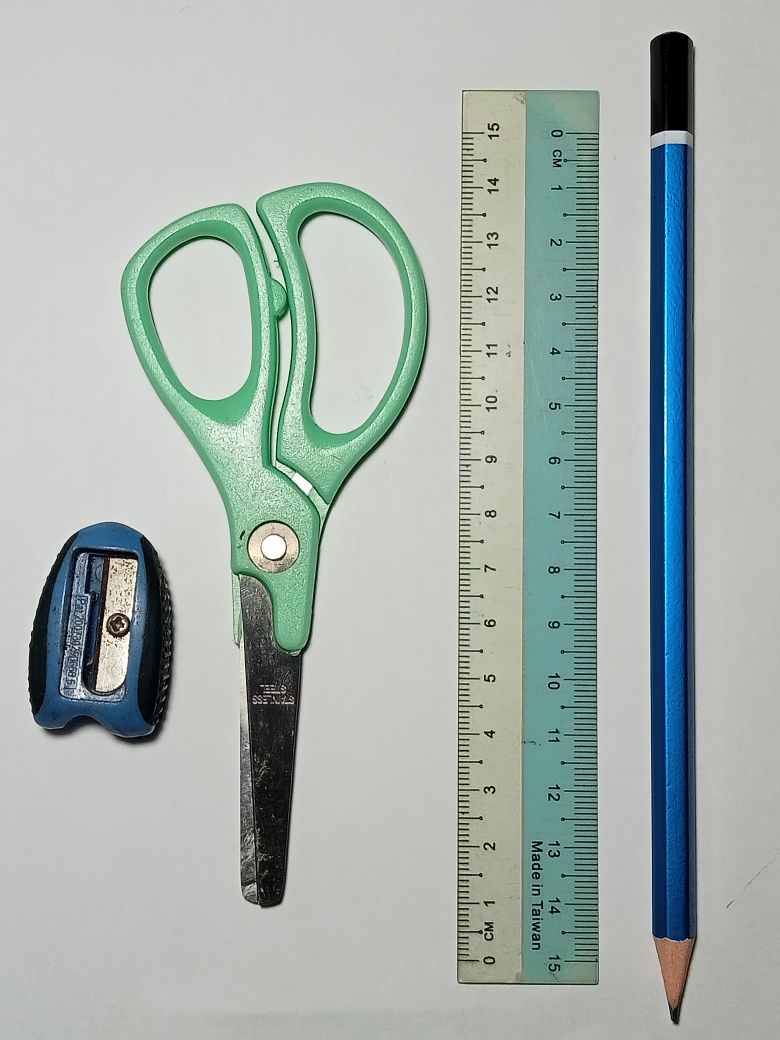
#> input picture objectdetection/stationery.jpg, 3120 x 4160 px, found by its file name (shown at 1/4 size)
$ jupyter execute GROUP4_PROJECTCVS_2021.ipynb   (shell and % lines are left out)
#> lines starting #> are read from the running program, lines starting #| are printed output that depends on the picture; after the words box and inside, x2 and y2 are one past the last pixel; in counts of white or black regions, pixels touching at a corner belong together
# Introduction

The evolution of camera technology has no boundaries. The fact that smartphones and laptop has camera makes it easier to share anything across the internet and the whole world. Almost everything could be link to camera. Few years back, Google has established Google Lens. This is one among many developments in computer vision. Computer vision could enhance the available technology to another level. From security to medical equipments and smart cars, there would always be opportunities for this technology. Machine learning, artificial intelligence and augmented reality these are all possible with computer vision system. Language learning and the development of modules and library are the factors that help the system to be more than just detecting objects.

Object detection is one of the techniques that allows a system to identify or locate objects in a given images or real - time data through webcam or camera. With these abilities, the distance, shape, size, colour or even object tracking are possible. The system is able to label objects and simultaneously classify several objects at once. The images will be classify through data classes that had been trained. After years, more and more better algorithms have been develop.

Deep learning in computer vision technology has several algorithms such as You Only Look Once (YOLO), Single Shot Detector (SSD) and other neural networks system. These systems require a lot of data for training and its accuracy would depend on this training. In this project, image processing is applied to the input image and object detection is made through template matching. Template matching uses template image to detect the object by finding its location in a larger image. There are several type of modes for template matching. Method of comparison used in this project is TM_CCOEFF.

**Objective**

1.   To detect a scissor among a set of stationery using template matching.
2.   To extract the object feature (edges and shape).
3.   To identify the limitation of the system.

**Motivation**

In computer vision system, object detection is a common and well - known technology. With this in mind, this project is develop in order to observe and understand the basic of object detection. From this small step, we hope to develop more knowledge in this field. To discover possibilities and limitations of a system. Every single object has a distinct feature and this is how by training data, the system could characterize object in real - time data, images or videos.

# Methodology and Results

**Block Diagram**

**Flowchart**

# Data Acquisition

The data acquired is a scissor. Using this command, it will locate the scissor in an image of stationeries.

**Image Files**

Images are uploaded to colab files. The template for scissor image named as **scistemp** and the input image is named as **stationery**. The codes mainly used OpenCV library functions, and result images are displayed using plt command.

# Pre - processing

Before applying any filters, pre - processing is really important where we import libraries or upgrade module and read the data to store them in variables also to make enhancement. Upgrading module helps in importing more functions from the library.

[cell 1]
import cv2
import numpy as np
from matplotlib import pyplot as plt

[cell 2]
img = cv2.imread('/content/stationery.jpg')
#> img is the input picture: shape (4160, 3120, 3); mean B, G, R 172.4, 177.2, 166.5
template = cv2.imread('/content/scistemp.jpg')
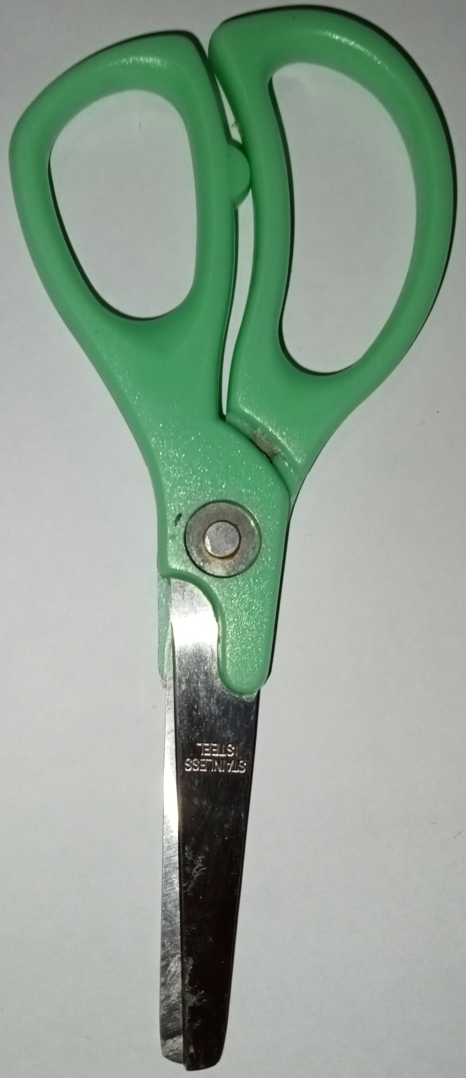
#> input picture objectdetection/scistemp.jpg, 1396 x 3233 px, found by its file name (shown at 1/3 size)
#> template is the input picture: shape (3233, 1396, 3); mean B, G, R 149, 162.9, 145.4

gimg = cv2.cvtColor(img, cv2.COLOR_BGR2GRAY)
gtemplate = cv2.cvtColor(template, cv2.COLOR_BGR2GRAY)

w, h = gtemplate.shape[::-1]
#> w = 1396; h = 3233
print("Shape: ", gtemplate.shape)
#| Shape:  (3233, 1396)

fig, (ax0, ax1) = plt.subplots(ncols=2, figsize=(5, 5))

ax0.imshow(gtemplate, cmap='gray')
ax0.set_title("Template (Scissor)")
ax0.axis('off')
ax1.imshow(gimg, cmap='gray')
ax1.set_title("Stationery")
ax1.axis('off')

Here, `img` and `template` variables store the stationery and template image in grayscale. From the `shape` command, it returns 2 values. So, it is represent in 2D Grayscale.

[cell 3]
from skimage import exposure
f, axes = plt.subplots(1, 4, figsize=(15, 10))

#title
axes[0].set_title('Image')
axes[1].set_title('Histrogram')
axes[2].set_title('Histrogram equalization')
axes[3].set_title('Equalized image')

axes[0].imshow(gimg, cmap='gray')

img_hist, bins = exposure.histogram(gimg)
#> img_hist = 256 values, max 374362 at index 206, min 37 at index 255, mean 50700; bins = 256 values from 0 to 255
axes[1].plot(bins, img_hist / img_hist.max())

histeq_sc = exposure.equalize_hist(gimg)
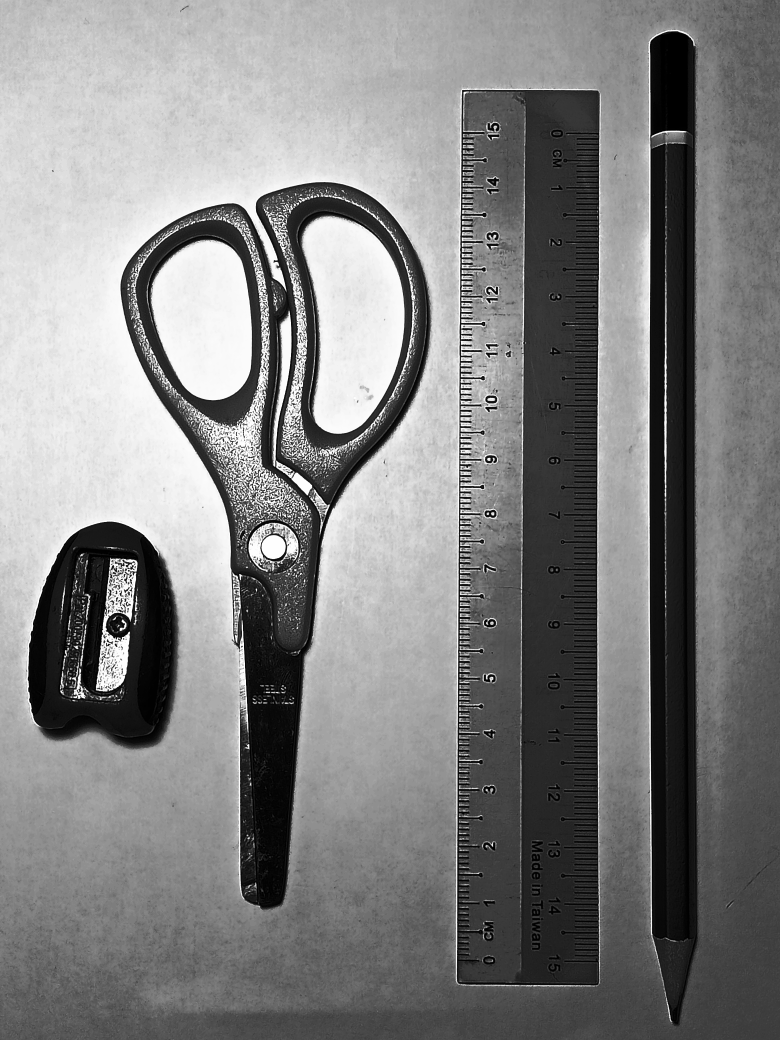
#> histeq_sc: shape (4160, 3120) float64 (shown at 1/4 size); min 0.0024, max 1, mean 0.508
axes[2].imshow(histeq_sc, cmap='gray')

#Show histrogram distribution for equalize image
eq_img_hist, eq_bins = exposure.histogram(histeq_sc)
#> eq_img_hist = 256 values, max 374362 at index 210, min 0 at index 66, mean 50700; eq_bins = 256 values from 0.00435 to 0.998
axes[3].plot(eq_bins, eq_img_hist / eq_img_hist.max())

#Run show
plt.show()
#> figure, not shown here; panel 2: curve peaks at x = 206, y = 1; panel 4: curve peaks at x = 0.823, y = 1

# Image Processing

Now that the image is already enhanced, the next step is to apply image processing techniques. Color filter plays an important role in object detection.

[cell 4]
from skimage.color import rgb2hsv, hsv2rgb, gray2rgb

rgb_img = img
hsv_img = rgb2hsv(rgb_img)
#> hsv_img: shape (4160, 3120, 3) float64; mean of channels 0, 1, 2 0.393, 0.129, 0.706
hue_img = hsv_img[:, :, 1]
value_img = hsv_img[:, :, 2]

fig, (ax1, ax2) = plt.subplots(ncols=2, figsize=(10, 10))

ax1.imshow(hue_img, cmap='hsv')
ax1.set_title("Hue channel")
ax1.axis('off')
ax2.imshow(value_img)
ax2.set_title("Value channel")
ax2.axis('off')

fig.tight_layout()

[cell 5]
hue_threshold = 0.04
binary_img = hue_img > hue_threshold
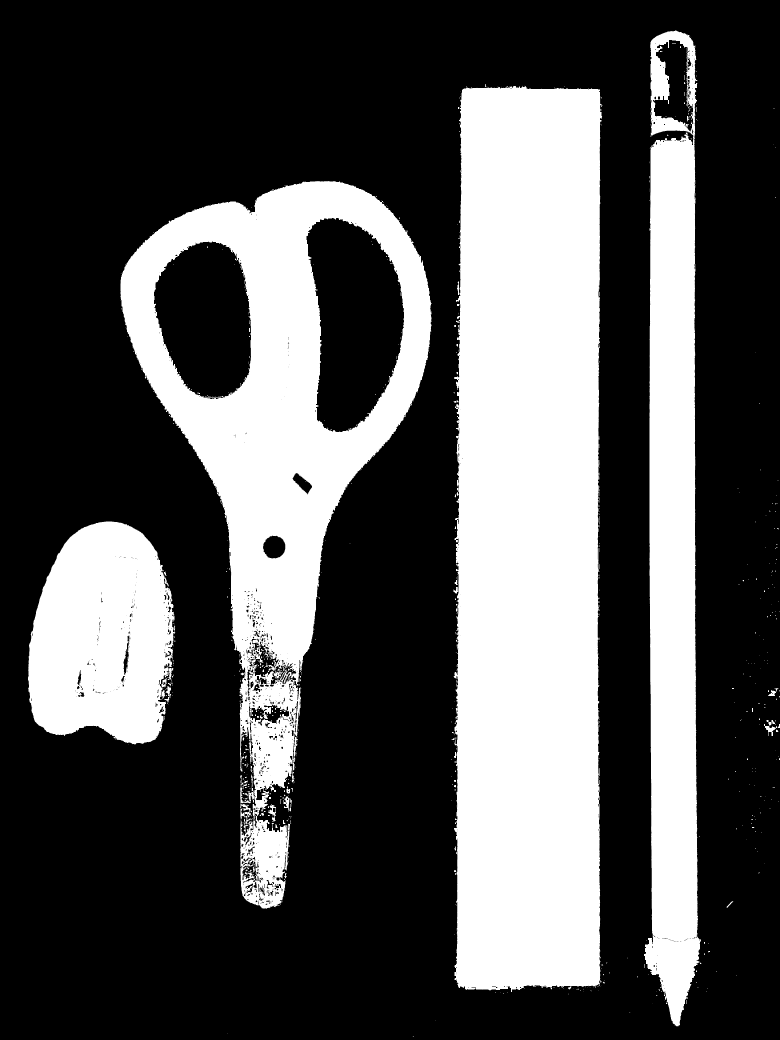
#> binary_img: shape (4160, 3120) bool (shown at 1/4 size); 32.6% white; 923 white regions (722 under 20 px), largest, box (x1, y1, x2, y2) and area: (1814, 344, 2410, 3968) 2025548, (481, 724, 1728, 3635) 1122382, (2576, 122, 2804, 4105) 658343

fig, (ax0, ax1) = plt.subplots(ncols=2, figsize=(10, 4))

ax0.hist(hue_img.ravel(), 512)
ax0.set_title("Histogram of the Hue channel with threshold")
ax0.axvline(x=hue_threshold, color='r', linestyle='dashed', linewidth=2)
ax0.set_xbound(0, 0.12)
ax1.imshow(binary_img)
ax1.set_title("Hue-thresholded image")
ax1.axis('off')

fig.tight_layout()
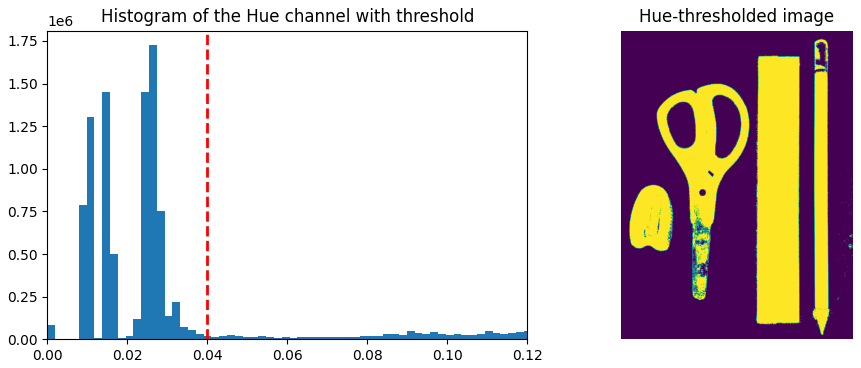
#> figure drawn by matplotlib, 2 panels; panel 1: tallest bar 1725152 high, from x = 0.0254 to 0.0273

[cell 6]
fig, ax0 = plt.subplots(figsize=(4, 3))

value_threshold = 0.10
binary_img = (hue_img > hue_threshold) | (value_img < value_threshold)
#> binary_img: shape (4160, 3120) bool; 33% white; 804 white regions (645 under 20 px), largest, box (x1, y1, x2, y2) and area: (1814, 344, 2410, 3968) 2025548, (481, 724, 1728, 3635) 1143921, (2576, 122, 2804, 4105) 689771

ax0.imshow(binary_img)
ax0.set_title("Hue and value thresholded image")
ax0.axis('off')

fig.tight_layout()
plt.show()

#plt.imshow(binary_img)

# Feature Extraction

Hue thresholding helps separate the object from its background. Next, the object will undergoes morphology image processing to extract its edges and features.

[cell 7]
cut_img = binary_img[650:3730, 450:1750]
#> cut_img: shape (3080, 1300) bool; 33.2% white; 360 white regions (297 under 20 px), largest, box (x1, y1, x2, y2) and area: (31, 74, 1278, 2985) 1143921, (0, 1437, 251, 2328) 178114, (511, 2565, 558, 2628) 1172
plt.imshow(cut_img)

Notice that there are different shade in above result. To eliminate the holes and produce better feature, dilation and closing will be applied to the image.

[cell 8]
def plot_comparison(original, filtered, filter_name):

    fig, (ax1, ax2) = plt.subplots(ncols=2, figsize=(8, 4), sharex=True,
                                   sharey=True)
    ax1.imshow(original, cmap=plt.cm.gray)
    ax1.set_title('original')
    ax1.axis('off')
    ax2.imshow(filtered, cmap=plt.cm.gray)
    ax2.set_title(filter_name)
    ax2.axis('off')

[cell 9]
from skimage.morphology import erosion, dilation, opening, closing
from skimage.morphology import skeletonize, convex_hull_image
from skimage.morphology import disk

selem = disk(5)
dilated = dilation(cut_img, selem)
#> dilated: shape (3080, 1300) bool; 36.5% white; 14 white regions, largest, box (x1, y1, x2, y2) and area: (26, 69, 1283, 2990) 1269717, (0, 1432, 258, 2333) 191893, (1031, 311, 1047, 333) 227
plot_comparison(cut_img, dilated, 'dilation')

[cell 10]
closed = closing(dilated, selem)
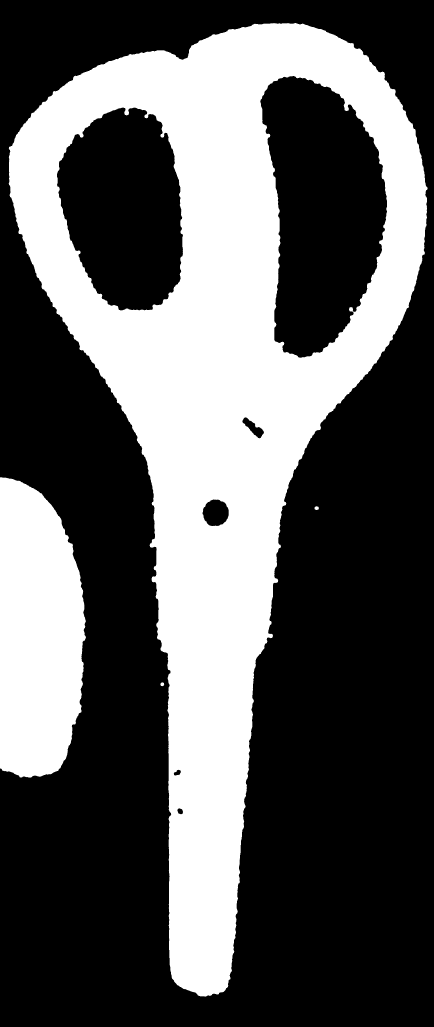
#> closed: shape (3080, 1300) bool (shown at 1/3 size); 36.7% white; 4 white regions, box (x1, y1, x2, y2) and area: (26, 69, 1283, 2990) 1275315, (0, 1432, 258, 2333) 192195, (943, 1519, 957, 1530) 114, (481, 2047, 493, 2059) 100
plot_comparison(dilated, closed, 'closing')

[cell 11]
opened = opening(closed, selem)
#> opened: shape (3080, 1300) bool; 36.7% white; 7 white regions, largest, box (x1, y1, x2, y2) and area: (26, 69, 1283, 2990) 1274920, (0, 1432, 258, 2333) 192195, (1047, 921, 1059, 935) 128
plot_comparison(closed, opened, 'opening')

After these processes, the edges and shapes of the scissor are now much better than before. The gaps are filled and unwanted holes in the background is reduced.

[cell 12]
from skimage import filters

text_threshold0 = 0.7
text_threshold1 = filters.threshold_otsu(opened)
#> text_threshold1 = 0.00195
text_threshold2 = filters.threshold_sauvola(opened)
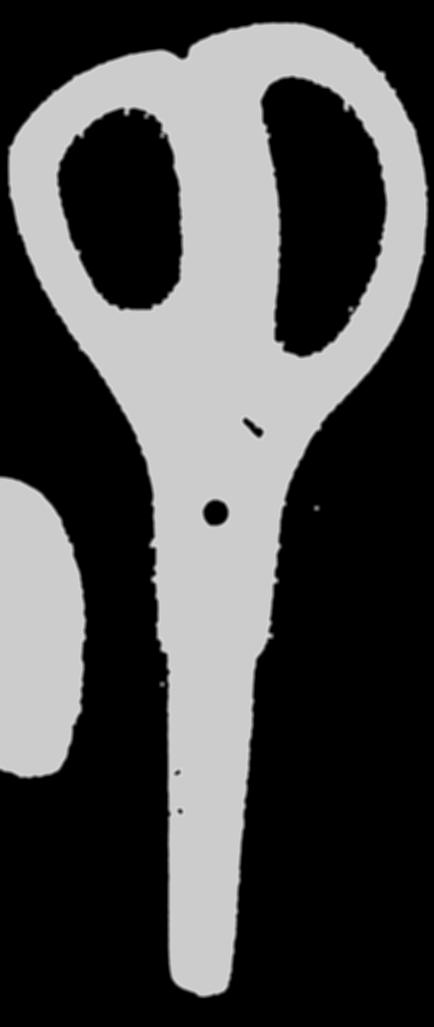
#> text_threshold2: shape (3080, 1300) float64 (shown at 1/3 size); min 0, max 0.843, mean 0.297

f, (ax1, ax2) = plt.subplots(1, 2, figsize=(10, 10))

try2 = opened < text_threshold1
try3 = opened < text_threshold2
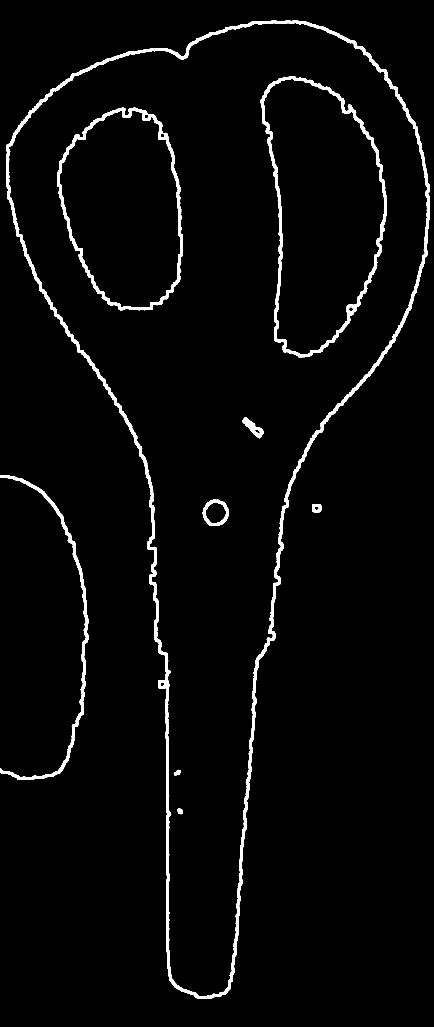
#> try3: shape (3080, 1300) bool (shown at 1/3 size); 2.8% white; 9 white regions, largest, box (x1, y1, x2, y2) and area: (19, 62, 1290, 2997) 63421, (781, 228, 1161, 1073) 19029, (171, 323, 549, 931) 15354

ax1.imshow(try2, cmap='gray')
ax1.set_title('OTSU', fontsize=18)

ax2.imshow(try3, cmap='gray')
ax2.set_title('SAUVOLA', fontsize=18)

Through segmentation, by using `otsu` and `sauvola` filters the edges and shape are refined well.

# Classification

Every single process from data acquisition until feature extraction is really important to classify object. This is only a basic example or illustration on how does modern computer vision works. A large set of data is labelled in their own class. This set of data will be train and since there is a lot of images, the training would take quite a while before it could extract features from the labelled data. Once the training is done, the data will be test on whether or not it could detect specify object.

[cell 13]
method = cv2.TM_CCOEFF

res = cv2.matchTemplate(img,template,method)
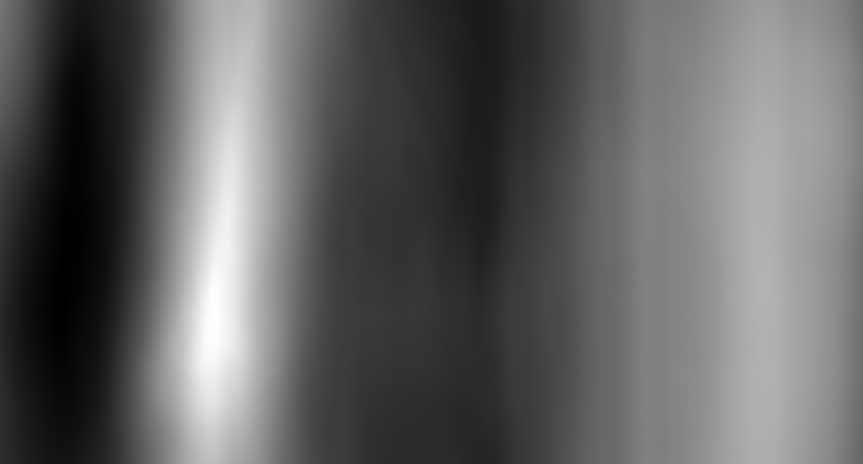
#> res: shape (928, 1725) float32 (shown at 1/2 size); min -1.02e+10, max 1.22e+10, mean -1.51e+09; drawn with min black and max white
min_val, max_val, min_loc, max_loc = cv2.minMaxLoc(res)
#> min_val = -1.02e+10; max_val = 1.22e+10; min_loc = (123, 586); max_loc = (427, 647)

top_left = max_loc
#> top_left = (427, 647)
bottom_right = (top_left[0] + w, top_left[1] + h)
#> bottom_right = (1823, 3880)

cv2.rectangle(img,top_left, bottom_right, 255, 10)

rgb = cv2.cvtColor(img, cv2.COLOR_BGR2RGB)

plt.subplot(121),plt.imshow(res,cmap = 'gray')
plt.title('Matching Result'), plt.xticks([]), plt.yticks([])
plt.subplot(122),plt.imshow(rgb,cmap = 'gray')
plt.title('Detected Point'), plt.xticks([]), plt.yticks([])

plt.show()
